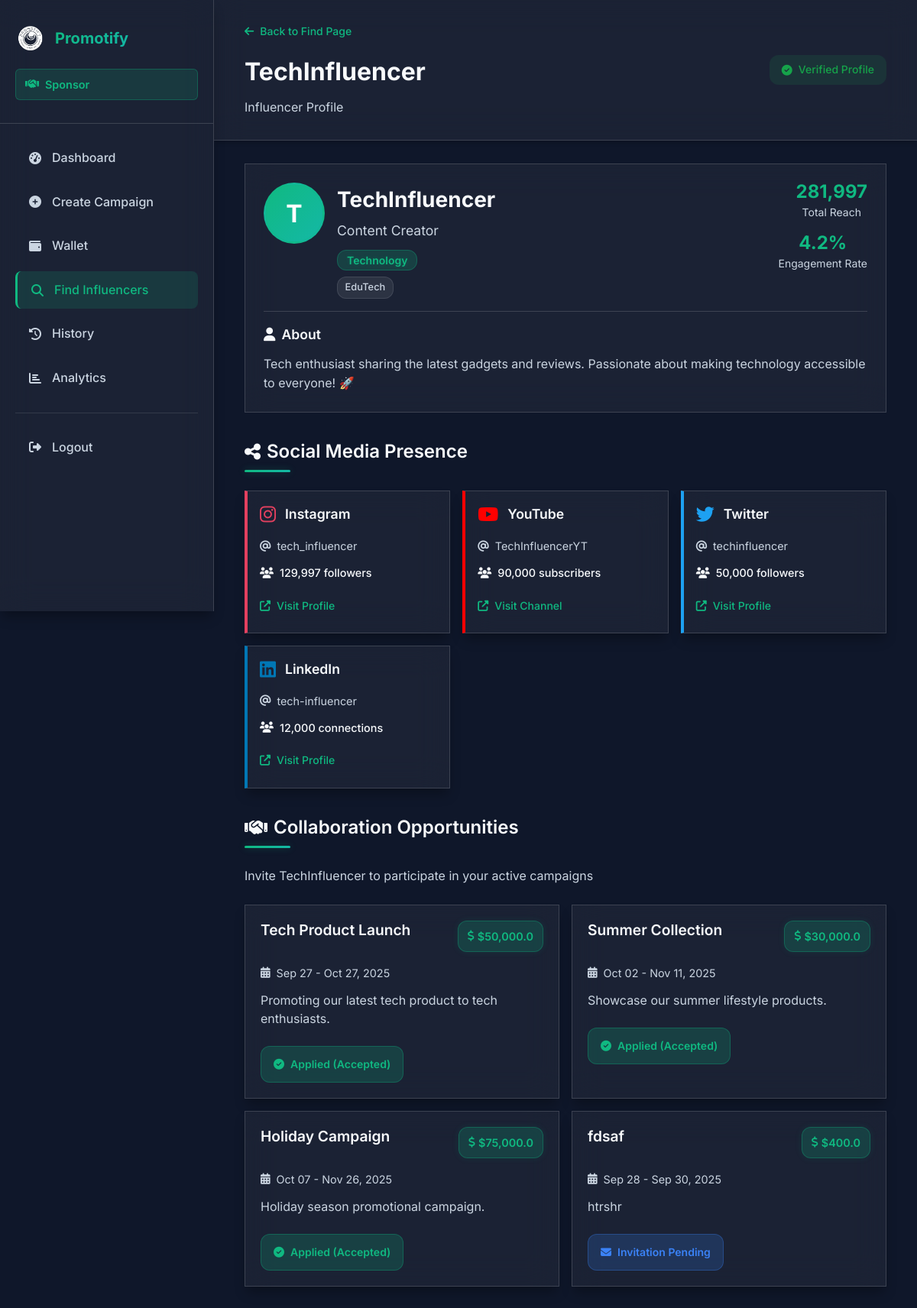
Before: /sview_influencer/1 (signed in) with the older database file.
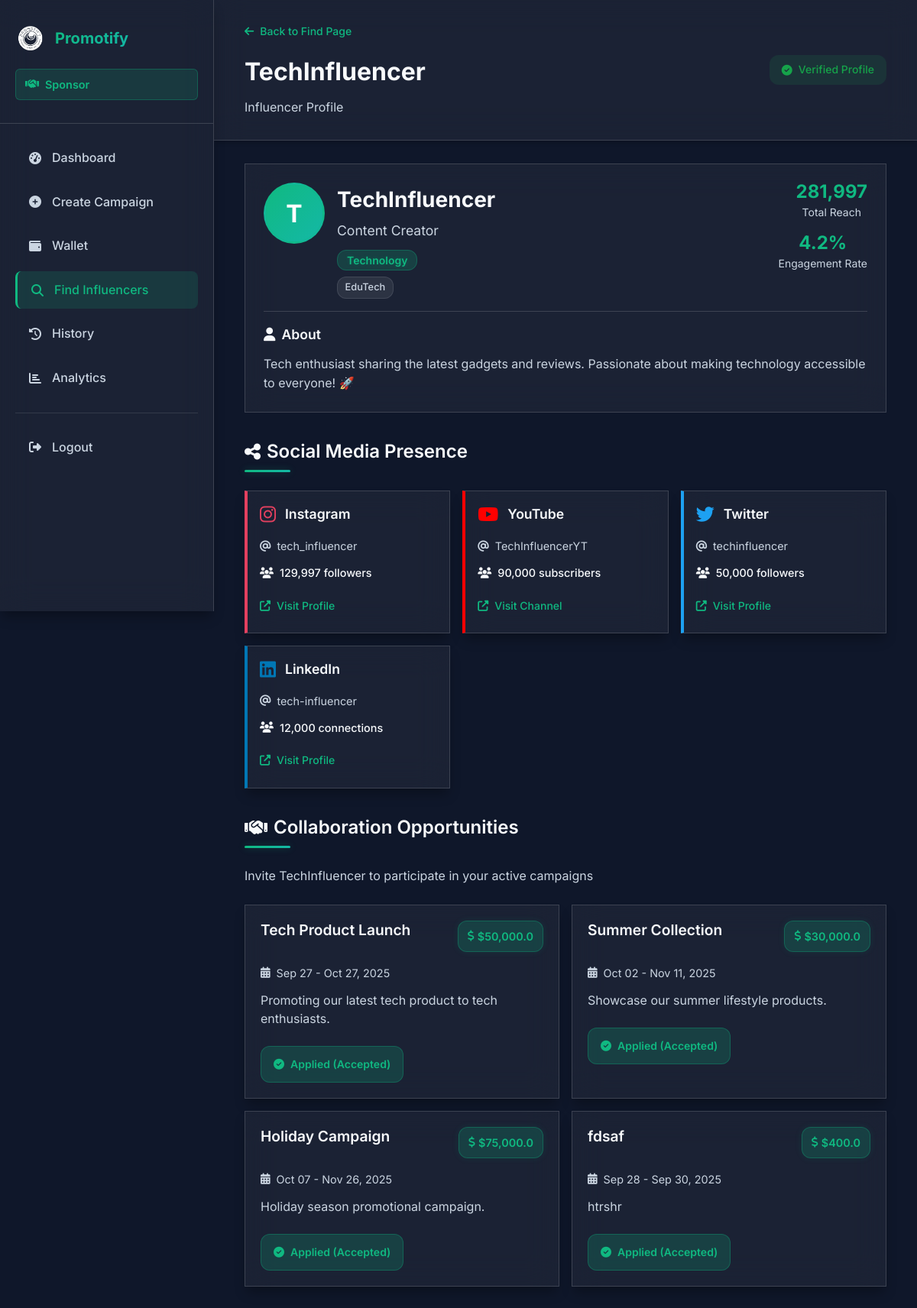
After: the same page with the newer database file.
### models.py (models this page shows, shortened)
class Campaign(db.Model):
    id = db.Column(db.Integer, primary_key=True)
    sponsor_id = db.Column(db.Integer, db.ForeignKey('sponsor.id', ondelete='CASCADE'), nullable=False)
    name = db.Column(db.String(15), nullable=False)
    description = db.Column(db.Text, nullable=True)
    start_date = db.Column(db.Date, nullable=False)
    end_date = db.Column(db.Date, nullable=False)
    budget = db.Column(db.Float, nullable=False)
    status = db.Column(db.String(50))
    created_at = db.Column(db.DateTime, default=datetime.utcnow)
    sponsor = db.relationship('Sponsor', backref=db.backref('campaigns', lazy=True, cascade='all, delete-orphan'))
    influencers = db.relationship('Influencer', secondary='application',
                                  primaryjoin="and_(Campaign.id==Application.campaign_id, Application.status=='accepted')",
                                  backref=db.backref('accepted_campaigns', lazy='dynamic'))

class CampaignInvitation(db.Model):
    id = db.Column(db.Integer, primary_key=True)
    sponsor_id = db.Column(db.Integer, db.ForeignKey('sponsor.id', ondelete='CASCADE'), nullable=False)
    influencer_id = db.Column(db.Integer, db.ForeignKey('influencer.id', ondelete='CASCADE'), nullable=False)
    campaign_id = db.Column(db.Integer, db.ForeignKey('campaign.id', ondelete='CASCADE'), nullable=False)
    status = db.Column(db.String(20), default='pending')  # 'pending', 'accepted', 'declined'
    message = db.Column(db.Text, nullable=True)  # Optional invitation message from sponsor
    created_at = db.Column(db.DateTime, default=datetime.utcnow)
    responded_at = db.Column(db.DateTime, nullable=True)
    sponsor = db.relationship('Sponsor', backref=db.backref('invitations_sent', lazy=True))
    influencer = db.relationship('Influencer', backref=db.backref('invitations_received', lazy=True))
    campaign = db.relationship('Campaign', backref=db.backref('invitations', lazy=True))

class Application(db.Model):
    id = db.Column(db.Integer, primary_key=True)
    influencer_id = db.Column(db.Integer, db.ForeignKey('influencer.id', ondelete='CASCADE'), nullable=False)
    campaign_id = db.Column(db.Integer, db.ForeignKey('campaign.id', ondelete='CASCADE'), nullable=False)
    status = db.Column(db.String(20), default='pending')
    created_at = db.Column(db.DateTime, default=datetime.utcnow)
    influencer = db.relationship('Influencer', backref=db.backref('applications', lazy=True, cascade='all, delete-orphan'))
    campaign = db.relationship('Campaign', backref=db.backref('applications', lazy=True, cascade='all, delete-orphan'))

### routes.py (the view)
    @app.route('/sview_influencer/<int:influencer_id>')
    def sview_influencer_profile(influencer_id):
        if 'sponsor_id' not in session:
            flash('You need to log in first.', 'error')
            return redirect(url_for('spon_log'))
        sponsor = Sponsor.query.get(session['sponsor_id'])
        influencer = Influencer.query.get_or_404(influencer_id)
        search_query = request.args.get('search', '')
        campaign_context = request.args.get('campaign', '')
        sponsor_campaigns = Campaign.query.filter_by(
            sponsor_id=sponsor.id
        ).filter(
            Campaign.end_date >= datetime.now().date()
        ).all()
        campaign_status = {}
        for campaign in sponsor_campaigns:
            existing_invitation = CampaignInvitation.query.filter_by(
                sponsor_id=sponsor.id,
                influencer_id=influencer_id,
                campaign_id=campaign.id
            ).first()
            existing_application = Application.query.filter_by(
                influencer_id=influencer_id,
                campaign_id=campaign.id
            ).first()
            campaign_status[campaign.id] = {
                'invitation': existing_invitation,
                'application': existing_application,
                'can_invite': not existing_invitation and not existing_application
            }
        return render_template('sponsor_view_influencer.html',
                               influencer=influencer,
                               sponsor=sponsor,
                               sponsor_campaigns=sponsor_campaigns,
                               campaign_status=campaign_status,
                               search_query=search_query,
                               campaign_context=campaign_context)

### models.py (called while the page is built)
    def get_total_followers(self):
        return sum([
            self.instagram_followers or 0,
            self.youtube_subscribers or 0,
            self.twitter_followers or 0,
            self.linkedin_connections or 0
        ])

    def get_secondary_niches_list(self):
        import json
        try:
            return json.loads(self.secondary_niches) if self.secondary_niches else []
        except:
            return []

### templates/sponsor_view_influencer.html (shortened to what the changed rows need)
<!DOCTYPE html>
<html lang="en">
<head>
    <link rel="stylesheet" href="{{ url_for('static', filename='css/sponsor_view_influencer.css') }}">
    <link rel="stylesheet" href="https://cdnjs.cloudflare.com/ajax/libs/font-awesome/6.4.0/css/all.min.css">
</head>
<body>
    <main class="main-content">
        <header class="content-header">
            <div class="header-left">
                <h1>{{ influencer.username }}</h1>
            </div>
        </header>
        <div class="content">
            <div class="profile-overview">
                <div class="profile-card">
                    <div class="profile-header">
                        <div class="profile-info">
                            <h2 class="profile-name">{{ influencer.username }}</h2>
                        </div>
                    </div>
                </div>
            </div>
            <div class="social-media-section">
                <h2 class="section-title">
                    <i class="fas fa-share-alt"></i>
                    Social Media Presence
                </h2>
            </div>
            {% if sponsor_campaigns %}
            <div class="collaboration-section">
                <h2 class="section-title">
                    <i class="fas fa-handshake"></i>
                    Collaboration Opportunities
                </h2>
                <div class="campaigns-grid">
                    {% for campaign in sponsor_campaigns %}
                    <div class="campaign-card">
                        <div class="campaign-header">
                            <h3 class="campaign-name">{{ campaign.name }}</h3>
                            <div class="campaign-budget">
                                <i class="fas fa-dollar-sign"></i>
                                ${{ "{:,}".format(campaign.budget) }}
                            </div>
                        </div>
                        <div class="campaign-details">
                            <div class="campaign-duration">
                                <i class="fas fa-calendar-alt"></i>
                                <span>{{ campaign.start_date.strftime('%b %d') }} - {{ campaign.end_date.strftime('%b %d, %Y') }}</span>
                            </div>
                            {% if campaign.description %}
                            <div class="campaign-description">
                                <p>{{ campaign.description[:150] }}{% if campaign.description|length > 150 %}...{% endif %}</p>
                            </div>
                            {% endif %}
                        </div>
                        <div class="campaign-actions">
                            {% set status = campaign_status[campaign.id] %}
                            {% if status.application %}
                                <div class="status-badge applied">
                                    <i class="fas fa-check-circle"></i>
                                    Applied ({{ status.application.status.title() }})
                                </div>
                            {% elif status.invitation %}
                                <div class="status-badge invited">
                                    <i class="fas fa-envelope"></i>
                                    Invitation {{ status.invitation.status.title() }}
                                </div>
                            {% elif status.can_invite %}
                                <button class="btn btn-primary invite-btn" data-campaign-id="{{ campaign.id }}" data-influencer-id="{{ influencer.id }}">
                                    <i class="fas fa-paper-plane"></i>
                                    Send Invitation
                                </button>
                            {% else %}
                                <div class="status-badge unavailable">
                                    <i class="fas fa-times-circle"></i>
                                    Not Available
                                </div>
                            {% endif %}
                        </div>
                    </div>
                    {% endfor %}
                </div>
            </div>
            {% endif %}
        </div>
    </main>
</body>
</html>

Changed rows visible on the page:
no longer on this page (row edited): CampaignInvitation: invitation.status "Pending"
computed for Campaign "fdsaf": text "Invitation" → "Applied ( )"
added Application: application.status "Accepted"
